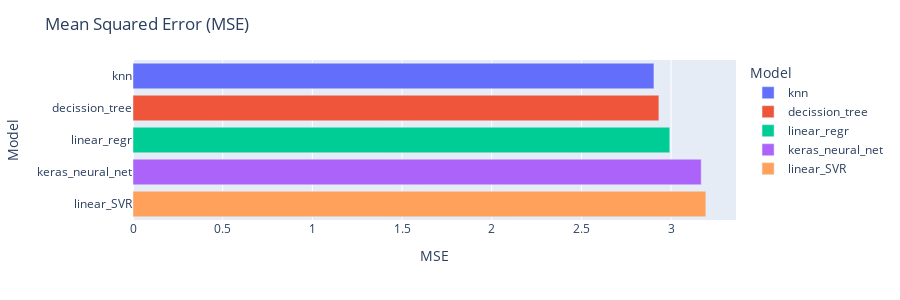

Source (notebook cell):
### Markdown cell above
# Comparativa entre modelos

### Code cell
# We create a DataFrame of the results obtained for each model.
results = pd.DataFrame()
results['Model'] = model_scores.keys()
results['MSE'] = [-act_score if (act_score < 0) else act_score for act_score in model_scores.values()]

# We sort the results by the MSE value.
results = results.sort_values('MSE')

# We create the MSE chart.
mae_figure = px.bar(results, x='MSE', y='Model', color='Model', orientation='h')
mae_figure.update_layout(title="Mean Squared Error (MSE)", width=900, height=300)

iplot(mae_figure)

### Figure 1 — Plotly figure (JSON) as saved in the notebook; plotly's stock layout.template omitted (floating-point values rounded to 4 significant figures)
{"data": [{"alignmentgroup": "True", "hovertemplate": "Model=%{y}<br>MSE=%{x}<extra></extra>", "legendgroup": "knn", "marker": {"color": "#636efa", "pattern": {"shape": ""}}, "name": "knn", "offsetgroup": "knn", "orientation": "h", "showlegend": true, "textposition": "auto", "type": "bar", "x": [2.904], "xaxis": "x", "y": ["knn"], "yaxis": "y"}, {"alignmentgroup": "True", "hovertemplate": "Model=%{y}<br>MSE=%{x}<extra></extra>", "legendgroup": "decission_tree", "marker": {"color": "#EF553B", "pattern": {"shape": ""}}, "name": "decission_tree", "offsetgroup": "decission_tree", "orientation": "h", "showlegend": true, "textposition": "auto", "type": "bar", "x": [2.932], "xaxis": "x", "y": ["decission_tree"], "yaxis": "y"}, {"alignmentgroup": "True", "hovertemplate": "Model=%{y}<br>MSE=%{x}<extra></extra>", "legendgroup": "linear_regr", "marker": {"color": "#00cc96", "pattern": {"shape": ""}}, "name": "linear_regr", "offsetgroup": "linear_regr", "orientation": "h", "showlegend": true, "textposition": "auto", "type": "bar", "x": [2.993], "xaxis": "x", "y": ["linear_regr"], "yaxis": "y"}, {"alignmentgroup": "True", "hovertemplate": "Model=%{y}<br>MSE=%{x}<extra></extra>", "legendgroup": "keras_neural_net", "marker": {"color": "#ab63fa", "pattern": {"shape": ""}}, "name": "keras_neural_net", "offsetgroup": "keras_neural_net", "orientation": "h", "showlegend": true, "textposition": "auto", "type": "bar", "x": [3.168], "xaxis": "x", "y": ["keras_neural_net"], "yaxis": "y"}, {"alignmentgroup": "True", "hovertemplate": "Model=%{y}<br>MSE=%{x}<extra></extra>", "legendgroup": "linear_SVR", "marker": {"color": "#FFA15A", "pattern": {"shape": ""}}, "name": "linear_SVR", "offsetgroup": "linear_SVR", "orientation": "h", "showlegend": true, "textposition": "auto", "type": "bar", "x": [3.194], "xaxis": "x", "y": ["linear_SVR"], "yaxis": "y"}], "layout": {"barmode": "relative", "height": 300, "legend": {"title": {"text": "Model"}, "tracegroupgap": 0}, "margin": {"t": 60}, "title": {"text": "Mean Squared Error (MSE)"}, "width": 900, "xaxis": {"anchor": "y", "domain": [0, 1], "title": {"text": "MSE"}}, "yaxis": {"anchor": "x", "categoryarray": ["linear_SVR", "keras_neural_net", "linear_regr", "decission_tree", "knn"], "categoryorder": "array", "domain": [0, 1], "title": {"text": "Model"}}}}
